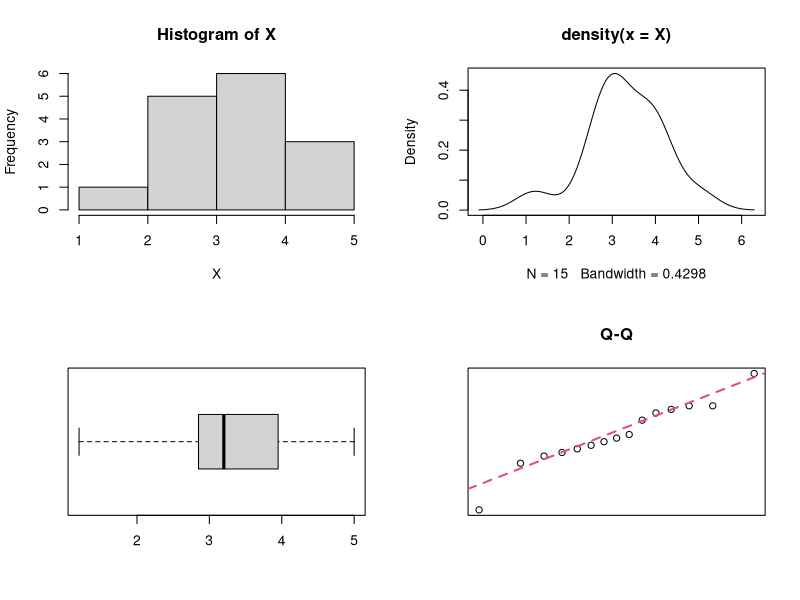

Write R code to recreate this figure.
## ---- chunk 1
knitr::opts_chunk$set(echo = TRUE)

library("car")
## ---- chunk 2
X<-c(2.5, 3.0, 3.1, 4.0, 1.2, 5.0, 4.1, 3.9, 3.2, 3.3, 2.8, 4.1, 2.7, 2.9, 3.7)

par(mfrow=c(2,2))
hist(X)

d<-density(X)
plot(d,type="l")


boxplot(X,horizontal=TRUE)


qqnorm(X,xaxt="n",yaxt="n",xlab="",ylab="",main="Q-Q")
qqline(X,col=2,lwd=2,lty=2)

## ---- chunk 3
X<-c(2.5, 3.0, 3.1, 4.0, 1.2, 5.0, 4.1, 3.9, 3.2, 3.3, 2.8, 4.1, 2.7, 2.9, 3.7)
shapiro.test(X)

mean(X)

Z<-mean(X)-2.0
s<-sd(X)
n<-length(X)
Z<-Z/s
Z<-Z*sqrt(n)


#VALOR
print(Z)
print(qt(0.025,n-1))
print(qt(1.0-0.025,n-1))
#INDEX
print(n)

#Limite
qt(1.0-2*0.025,n-1)

1-pt(Z,n-1)
## ---- chunk 4
X<-c(2.5, 3.0, 3.1, 4.0, 1.2, 5.0, 4.1, 3.9, 3.2, 3.3, 2.8, 4.1, 2.7, 2.9, 3.7)
n<-15
graus.lib<-(n-1)
media<-mean(X)
desv.pad<-sd(X)
mi<-2.0
t.obs<-(media-mi)/(desv.pad/(n^0.5))
t.obs
p.valor<-round(pt(t.obs,graus.lib,lower.tail=F),4)
p.valor

if(p.valor<0.05){
  cat("Rejeita Ho.")
}else{
  cat("Não Rejeita Ho.")
}

## ---- chunk 5
X<-c(2.5, 3.0, 3.1, 4.0, 1.2, 5.0, 4.1, 3.9, 3.2, 3.3, 2.8, 4.1, 2.7, 2.9, 3.7)
t.test(X,alternative="greater",mu=2)


